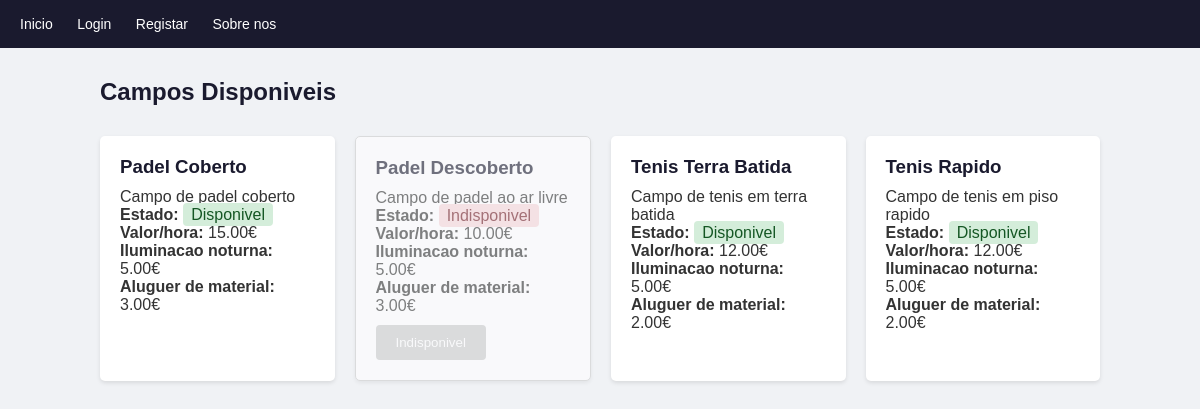
/campos.php, run on the app's committed database.
### tables this page shows
CREATE TABLE IF NOT EXISTS campos (
    id INT AUTO_INCREMENT PRIMARY KEY,
    tipo_campo VARCHAR(100),
    estado ENUM('disponivel', 'manutencao') DEFAULT 'disponivel',
    valor DECIMAL(10,2),
    descricao TEXT,
    custo_iluminacao DECIMAL(10,2) DEFAULT 0.00,
    custo_aluguer_material DECIMAL(10,2) DEFAULT 0.00
);

### campos.php (the view, shortened to what this page needs)
<?php
require_once 'config/database.php';
$stmt = $pdo->query("SELECT * FROM campos");
$campos = $stmt->fetchAll();
?>
<!DOCTYPE html>
<html lang="pt">
<head>
    <link rel="stylesheet" href="css/style.css">
</head>
<body>
    <nav>
        <a href="index.php">Inicio</a>
        <?php if (isset($_SESSION['user_id'])): ?>
            <a href="reservas.php">Reservas</a>
            <a href="campos.php">Campos</a>
            <a href="payments.php">Pagamentos</a>
            <a href="history.php">Historico</a>
            <a href="logout.php">Logout</a>
        <?php else: ?>
            <a href="login.php">Login</a>
            <a href="register.php">Registar</a>
        <?php endif; ?>
        <a href="about.php">Sobre nos</a>
    </nav>
    <div class="container">
        <h2>Campos Disponiveis</h2>
        <div class="cards">
            <?php foreach ($campos as $campo): ?>
                <div class="card <?= $campo['estado'] == 'manutencao' ? 'card-indisponivel' : '' ?>">
                    <h3><?= $campo['tipo_campo'] ?></h3>
                    <p><?= $campo['descricao'] ?></p>
                    <p><strong>Estado:</strong>
                        <?php if ($campo['estado'] == 'disponivel'): ?>
                            <span class="badge-disponivel">Disponivel</span>
                        <?php else: ?>
                            <span class="badge-indisponivel">Indisponivel</span>
                        <?php endif; ?>
                    </p>
                    <p><strong>Valor/hora:</strong> <?= $campo['valor'] ?>€</p>
                    <p><strong>Iluminacao noturna:</strong> <?= $campo['custo_iluminacao'] ?>€</p>
                    <p><strong>Aluguer de material:</strong> <?= $campo['custo_aluguer_material'] ?>€</p>
                    <?php if ($campo['estado'] == 'disponivel' && isset($_SESSION['user_id'])): ?>
                        <a href="reservas.php"><button>Reservar</button></a>
                    <?php elseif ($campo['estado'] == 'manutencao'): ?>
                        <button disabled>Indisponivel</button>
                    <?php endif; ?>
                </div>
            <?php endforeach; ?>
        </div>
    </div>
</body>
</html>

### css/style.css (style rules this page uses)
* { margin: 0; padding: 0; box-sizing: border-box; }
body { font-family: Arial, sans-serif; background-color: #f0f2f5; color: #333; }
nav { background-color: #1a1a2e; padding: 15px 20px; }
nav a { color: white; text-decoration: none; margin-right: 20px; font-size: 14px; }
.container { width: 90%; max-width: 1000px; margin: 30px auto; }
h1, h2 { margin-bottom: 20px; color: #1a1a2e; }
button { padding: 10px 20px; background-color: #1a1a2e; color: white; border: none; border-radius: 4px; cursor: pointer; margin-top: 10px; }
.cards { display: flex; gap: 20px; margin: 30px 0; flex-wrap: wrap; }
.card { background-color: white; padding: 20px; border-radius: 5px; flex: 1; min-width: 200px; box-shadow: 0 2px 4px rgba(0, 0, 0, 0.1); }
.card h3 { color: #1a1a2e; margin-bottom: 10px; }
.card-indisponivel { opacity: 0.6; border: 1px solid #ccc; }
.badge-disponivel { background-color: #d4edda; color: #155724; padding: 3px 8px; border-radius: 4px; }
.badge-indisponivel { background-color: #f8d7da; color: #721c24; padding: 3px 8px; border-radius: 4px; }
button:disabled { background-color: #ccc; cursor: not-allowed; }

### data on the page
campos: tipo_campo "Padel Coberto", descricao "Campo de padel coberto", estado "Disponivel", valor "15.00", custo_iluminacao "5.00", custo_aluguer_material "3.00"
campos: tipo_campo "Padel Descoberto", descricao "Campo de padel ao ar livre", estado "Indisponivel", valor "10.00", custo_iluminacao "5.00", custo_aluguer_material "3.00"
campos: tipo_campo "Tenis Terra Batida", descricao "Campo de tenis em terra batida", estado "Disponivel", valor "12.00", custo_iluminacao "5.00", custo_aluguer_material "2.00"
campos: tipo_campo "Tenis Rapido", descricao "Campo de tenis em piso rapido", estado "Disponivel", valor "12.00", custo_iluminacao "5.00", custo_aluguer_material "2.00"
